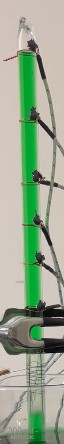
#> input picture assets/clip1.jpg, 64 x 444 px
$ python test.py
#> lines starting #> are read from the running program, lines starting #| are printed output that depends on the picture; after the words box and inside, x2 and y2 are one past the last pixel; in counts of white or black regions, pixels touching at a corner belong together

import cv2
import imutils

GREEN1 = (55, 100, 60)
GREEN2 = (75, 255, 255)

"""
Steps:
1. load video
2. analyze frame -- select section (of the tube (green liquid)) || you can train network to recognize
    a. since this is specific use case as well
3. find the separated sections of the green
    a. but gotta move the stupid clamp somewhere else (higher or lower) -- except hte heated liquid so im not too sure
4. find min + max height of greens
5. scale images by using scaleing method lmao
    a. get a ruler or smth and stick into frame :D
6. ez??
7. can find height -- volume calculations are just approx so
    a. either go with vol of cylinder
    b. OR go with volume of ellipsoid
8. volume calculated per frame --> data sent to file??
    a. or just print to console
    b. OR only pick up max volume for each (BUBBLING sequence)
"""

# [25 lines of commented-out code are left out]
img = cv2.imread('assets/clip1.jpg')
#> img is the input picture: shape (444, 64, 3); mean B, G, R 145.6, 169.1, 154.9

img = imutils.resize(img, height=800)
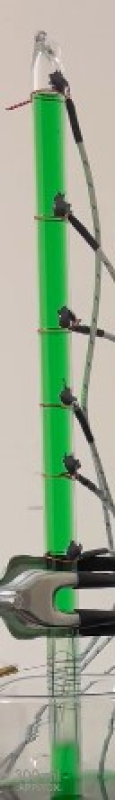
#> img: shape (800, 115, 3); mean B, G, R 145.5, 169.1, 154.8
# blur frame
img = cv2.blur(img, (10, 10))
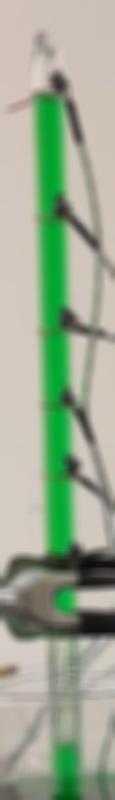
#> img: shape (800, 115, 3); mean B, G, R 145.6, 169.2, 155

# convert to hsv and mask only green
hsv = cv2.cvtColor(img, cv2.COLOR_BGR2HSV)
#> hsv: shape (800, 115, 3); mean H, S, V 29.6, 51.5, 175
mask = cv2.inRange(hsv, GREEN1, GREEN2)
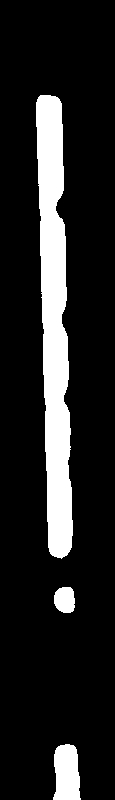
#> mask: shape (800, 115); 14% white; 3 white regions, box (x1, y1, x2, y2) and area: (36, 95, 73, 559) 11122, (53, 744, 81, 800) 1296, (54, 587, 75, 613) 459

# mouse positino func


def mouse_position(event, x, y, flags, param):
    if event == cv2.EVENT_LBUTTONDOWN:
        # get color value from gray
        color = hsv[y, x]
        # print color
        print(color)


# show image
cv2.imshow('image', hsv)
cv2.setMouseCallback('image', mouse_position)
cv2.imshow('edges', mask)
# show hsv gray
# cv2.imshow('hsv gray', hsv_gray)
cv2.waitKey(0)
